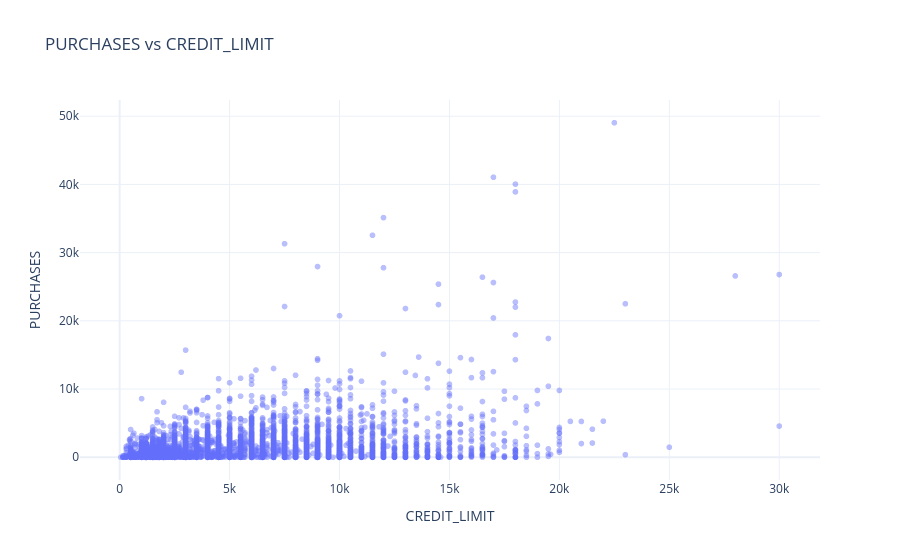

Here is the notebook cell this chart was saved with:
### Code cell
r = df_clean["PURCHASES"].corr(df_clean["CREDIT_LIMIT"])
print(f"Pearson r(PURCHASES, CREDIT_LIMIT) = {r:.3f}")
plot_bivariate_scatter(df_clean, "CREDIT_LIMIT", "PURCHASES", "PURCHASES vs CREDIT_LIMIT")

### Figure 1 — Plotly figure (JSON) as saved in the notebook; plotly's stock layout.template omitted (floating-point values rounded to 4 significant figures; data arrays with more than 128 entries replaced by an {"elided": "..."} marker saying what was removed)
{"data": [{"hovertemplate": "CREDIT_LIMIT=%{x}<br>PURCHASES=%{y}<extra></extra>", "legendgroup": "", "marker": {"color": "#636efa", "opacity": 0.45, "symbol": "circle"}, "mode": "markers", "name": "", "showlegend": false, "type": "scattergl", "x": {"elided": "8950 float values"}, "xaxis": "x", "y": {"elided": "8950 float values"}, "yaxis": "y"}], "layout": {"legend": {"tracegroupgap": 0}, "title": {"text": "PURCHASES vs CREDIT_LIMIT"}, "xaxis": {"anchor": "y", "domain": [0, 1], "title": {"text": "CREDIT_LIMIT"}}, "yaxis": {"anchor": "x", "domain": [0, 1], "title": {"text": "PURCHASES"}}}}
